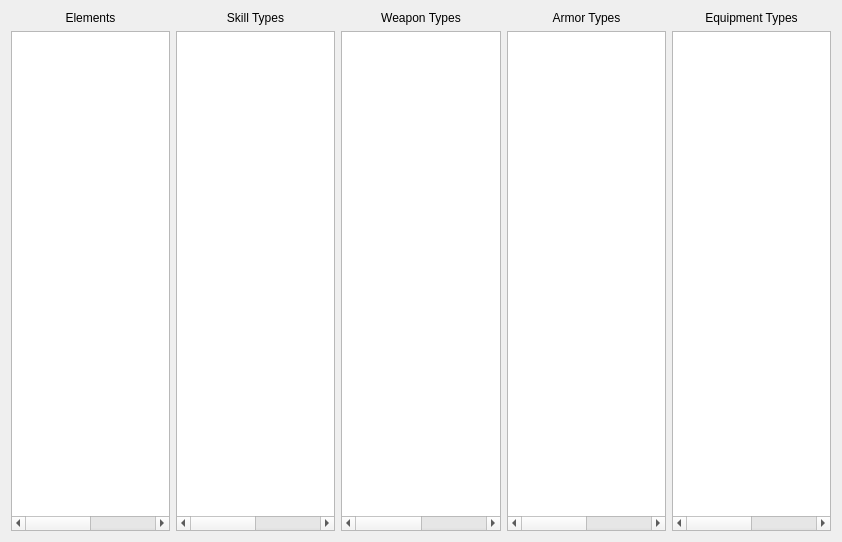
<?xml version="1.0" encoding="UTF-8"?>
<ui version="4.0">
 <class>TypesTab</class>
 <widget class="QWidget" name="TypesTab">
  <property name="geometry">
   <rect>
    <x>0</x>
    <y>0</y>
    <width>842</width>
    <height>542</height>
   </rect>
  </property>
  <property name="windowTitle">
   <string>Form</string>
  </property>
  <layout class="QHBoxLayout" name="horizontalLayout" stretch="1,1,1,1,1">
   <item>
    <layout class="QVBoxLayout" name="verticalLayout">
     <item>
      <widget class="QLabel" name="label">
       <property name="text">
        <string>Elements</string>
       </property>
       <property name="alignment">
        <set>Qt::AlignmentFlag::AlignCenter</set>
       </property>
      </widget>
     </item>
     <item>
      <widget class="QTableWidget" name="elementsTableWidget">
       <property name="alternatingRowColors">
        <bool>true</bool>
       </property>
       <property name="selectionMode">
        <enum>QAbstractItemView::SelectionMode::SingleSelection</enum>
       </property>
       <property name="selectionBehavior">
        <enum>QAbstractItemView::SelectionBehavior::SelectRows</enum>
       </property>
       <property name="wordWrap">
        <bool>false</bool>
       </property>
       <property name="columnCount">
        <number>2</number>
       </property>
       <attribute name="horizontalHeaderVisible">
        <bool>false</bool>
       </attribute>
       <attribute name="horizontalHeaderStretchLastSection">
        <bool>true</bool>
       </attribute>
       <attribute name="verticalHeaderVisible">
        <bool>false</bool>
       </attribute>
       <column/>
       <column/>
      </widget>
     </item>
    </layout>
   </item>
   <item>
    <layout class="QVBoxLayout" name="verticalLayout_2">
     <item>
      <widget class="QLabel" name="label_2">
       <property name="text">
        <string>Skill Types</string>
       </property>
       <property name="alignment">
        <set>Qt::AlignmentFlag::AlignCenter</set>
       </property>
      </widget>
     </item>
     <item>
      <widget class="QTableWidget" name="skillTypeTableWidget">
       <property name="alternatingRowColors">
        <bool>true</bool>
       </property>
       <property name="selectionMode">
        <enum>QAbstractItemView::SelectionMode::SingleSelection</enum>
       </property>
       <property name="selectionBehavior">
        <enum>QAbstractItemView::SelectionBehavior::SelectRows</enum>
       </property>
       <property name="wordWrap">
        <bool>false</bool>
       </property>
       <property name="columnCount">
        <number>2</number>
       </property>
       <attribute name="horizontalHeaderVisible">
        <bool>false</bool>
       </attribute>
       <attribute name="horizontalHeaderStretchLastSection">
        <bool>true</bool>
       </attribute>
       <attribute name="verticalHeaderVisible">
        <bool>false</bool>
       </attribute>
       <column/>
       <column/>
      </widget>
     </item>
    </layout>
   </item>
   <item>
    <layout class="QVBoxLayout" name="verticalLayout_3">
     <item>
      <widget class="QLabel" name="label_3">
       <property name="text">
        <string>Weapon Types</string>
       </property>
       <property name="alignment">
        <set>Qt::AlignmentFlag::AlignCenter</set>
       </property>
      </widget>
     </item>
     <item>
      <widget class="QTableWidget" name="weaponTypeTableWidget">
       <property name="alternatingRowColors">
        <bool>true</bool>
       </property>
       <property name="selectionMode">
        <enum>QAbstractItemView::SelectionMode::SingleSelection</enum>
       </property>
       <property name="selectionBehavior">
        <enum>QAbstractItemView::SelectionBehavior::SelectRows</enum>
       </property>
       <property name="wordWrap">
        <bool>false</bool>
       </property>
       <property name="columnCount">
        <number>2</number>
       </property>
       <attribute name="horizontalHeaderVisible">
        <bool>false</bool>
       </attribute>
       <attribute name="horizontalHeaderStretchLastSection">
        <bool>true</bool>
       </attribute>
       <attribute name="verticalHeaderVisible">
        <bool>false</bool>
       </attribute>
       <column/>
       <column/>
      </widget>
     </item>
    </layout>
   </item>
   <item>
    <layout class="QVBoxLayout" name="verticalLayout_4">
     <item>
      <widget class="QLabel" name="label_4">
       <property name="text">
        <string>Armor Types</string>
       </property>
       <property name="alignment">
        <set>Qt::AlignmentFlag::AlignCenter</set>
       </property>
      </widget>
     </item>
     <item>
      <widget class="QTableWidget" name="armorTypeTableWidget">
       <property name="alternatingRowColors">
        <bool>true</bool>
       </property>
       <property name="selectionMode">
        <enum>QAbstractItemView::SelectionMode::SingleSelection</enum>
       </property>
       <property name="selectionBehavior">
        <enum>QAbstractItemView::SelectionBehavior::SelectRows</enum>
       </property>
       <property name="wordWrap">
        <bool>false</bool>
       </property>
       <property name="columnCount">
        <number>2</number>
       </property>
       <attribute name="horizontalHeaderVisible">
        <bool>false</bool>
       </attribute>
       <attribute name="horizontalHeaderStretchLastSection">
        <bool>true</bool>
       </attribute>
       <attribute name="verticalHeaderVisible">
        <bool>false</bool>
       </attribute>
       <column/>
       <column/>
      </widget>
     </item>
    </layout>
   </item>
   <item>
    <layout class="QVBoxLayout" name="verticalLayout_5">
     <item>
      <widget class="QLabel" name="label_5">
       <property name="text">
        <string>Equipment Types</string>
       </property>
       <property name="alignment">
        <set>Qt::AlignmentFlag::AlignCenter</set>
       </property>
      </widget>
     </item>
     <item>
      <widget class="QTableWidget" name="equipmentTypeTableWidget">
       <property name="alternatingRowColors">
        <bool>true</bool>
       </property>
       <property name="selectionMode">
        <enum>QAbstractItemView::SelectionMode::SingleSelection</enum>
       </property>
       <property name="selectionBehavior">
        <enum>QAbstractItemView::SelectionBehavior::SelectRows</enum>
       </property>
       <property name="wordWrap">
        <bool>false</bool>
       </property>
       <property name="columnCount">
        <number>2</number>
       </property>
       <attribute name="horizontalHeaderVisible">
        <bool>false</bool>
       </attribute>
       <attribute name="horizontalHeaderStretchLastSection">
        <bool>true</bool>
       </attribute>
       <attribute name="verticalHeaderVisible">
        <bool>false</bool>
       </attribute>
       <column/>
       <column/>
      </widget>
     </item>
    </layout>
   </item>
  </layout>
 </widget>
 <resources/>
 <connections/>
</ui>
